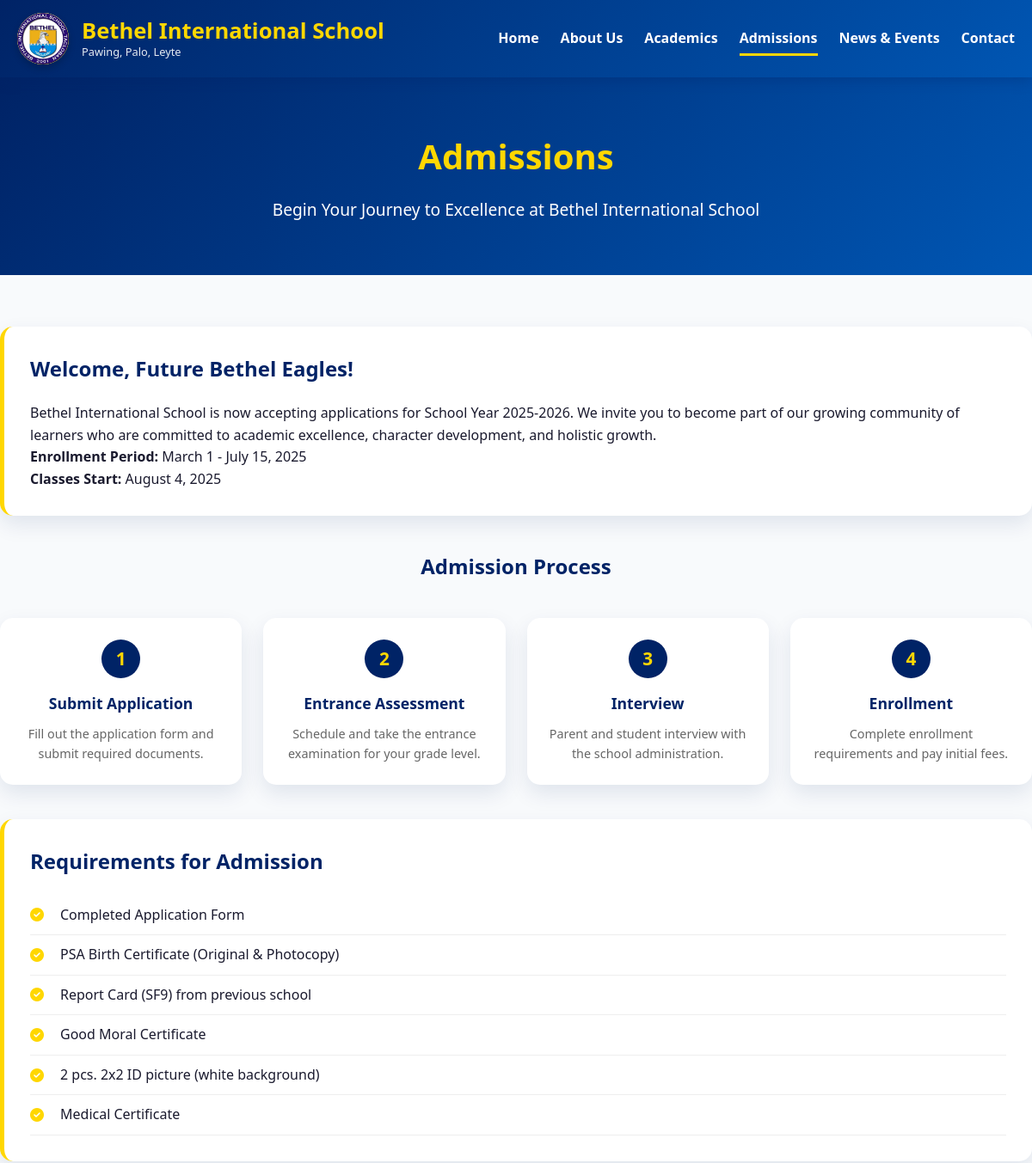
Page /admissions.php (upper part) on the earlier database version.
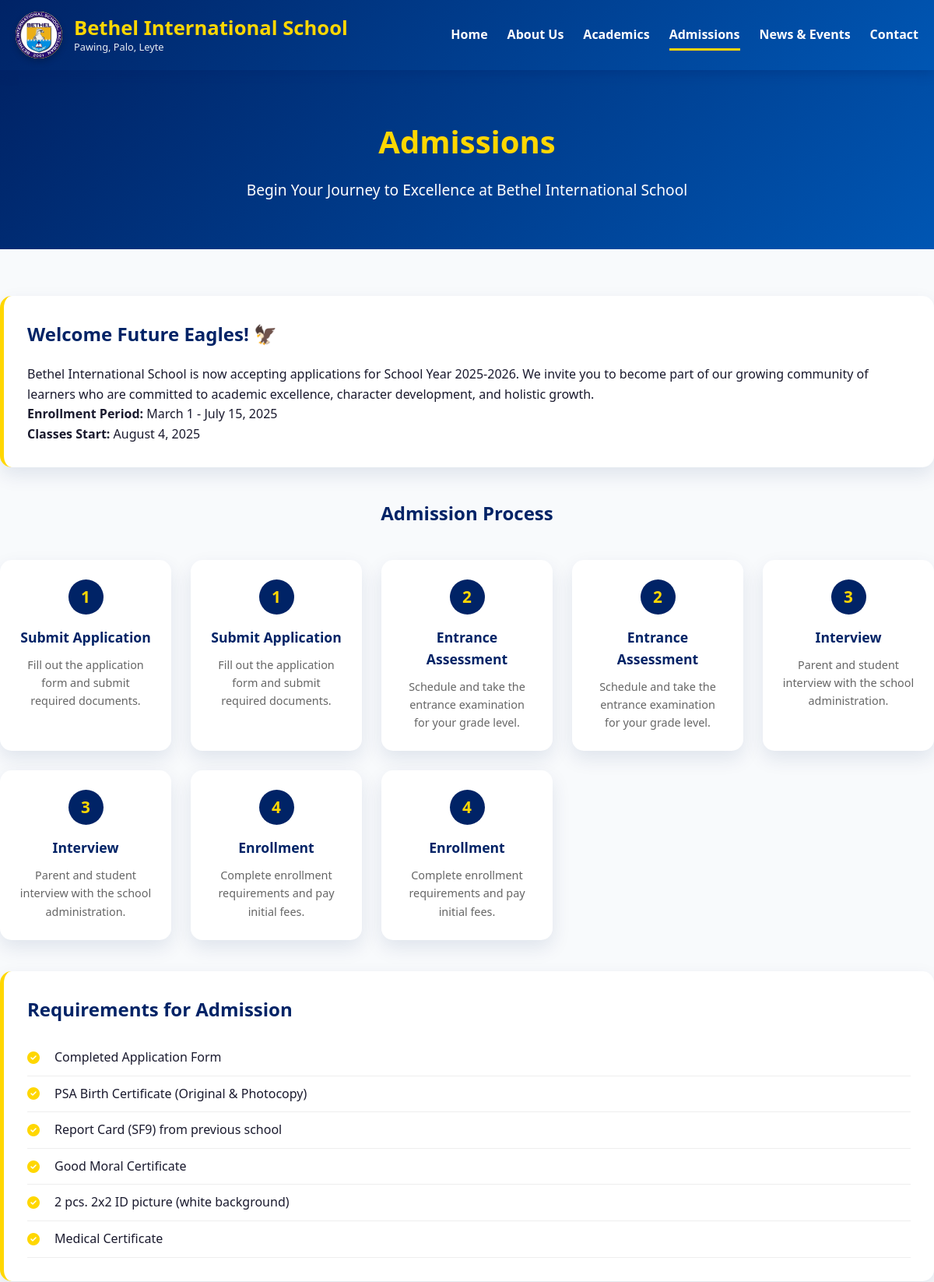
Same page on the later database version.
### tables this page shows
CREATE TABLE `admissions_content` (
  `id` int(11) NOT NULL,
  `section` varchar(50) NOT NULL,
  `title` varchar(200) DEFAULT NULL,
  `content` text DEFAULT NULL,
  `display_order` int(11) DEFAULT 0,
  `status` enum('active','inactive') DEFAULT 'active',
  `updated_at` timestamp NOT NULL DEFAULT current_timestamp() ON UPDATE current_timestamp()
);

CREATE TABLE `admission_steps` (
  `id` int(11) NOT NULL,
  `step_number` int(2) NOT NULL,
  `title` varchar(100) NOT NULL,
  `description` text DEFAULT NULL,
  `display_order` int(11) DEFAULT 0,
  `status` enum('active','inactive') DEFAULT 'active',
  `created_at` timestamp NOT NULL DEFAULT current_timestamp()
);

### admissions.php (the view, shortened to what this page needs)
<?php
require_once 'includes/db.php';
$welcome = $pdo->query("SELECT * FROM admissions_content WHERE section = 'welcome'")->fetch();
$enrollment = $pdo->query("SELECT * FROM admissions_content WHERE section = 'enrollment_period'")->fetch();
$classes = $pdo->query("SELECT * FROM admissions_content WHERE section = 'classes_start'")->fetch();
$requirements = $pdo->query("SELECT * FROM admissions_content WHERE section = 'requirements'")->fetch();
$steps = $pdo->query("SELECT * FROM admission_steps WHERE status='active' ORDER BY display_order ASC")->fetchAll();
include 'includes/header.php';
?>
<div class="container admissions-content" style="padding: 60px 0;">
    <div class="info-box">
        <h2><?php echo htmlspecialchars(isset($welcome['title']) ? $welcome['title'] : 'Welcome Future Eagles!'); ?></h2>
        <p><?php echo nl2br(htmlspecialchars(isset($welcome['content']) ? $welcome['content'] : 'Bethel International School is now accepting applications for School Year 2025-2026. We invite you to become part of our growing community of learners who are committed to academic excellence, character development, and holistic growth.')); ?></p>
        <p><strong>Enrollment Period:</strong> <?php echo nl2br(htmlspecialchars(isset($enrollment['content']) ? $enrollment['content'] : 'March 1 - July 15, 2025')); ?></p>
        <p><strong>Classes Start:</strong> <?php echo nl2br(htmlspecialchars(isset($classes['content']) ? $classes['content'] : 'August 4, 2025')); ?></p>
    </div>
    <h2 class="section-title" style="margin: 40px 0 30px; text-align: center; color: var(--primary-color);">Admission Process</h2>
    <div class="steps">
        <?php if(count($steps) > 0): ?>
            <?php foreach($steps as $step): ?>
            <div class="step">
                <div class="step-number"><?php echo $step['step_number']; ?></div>
                <h3><?php echo htmlspecialchars($step['title']); ?></h3>
                <p><?php echo nl2br(htmlspecialchars($step['description'])); ?></p>
            </div>
            <?php endforeach; ?>
        <?php endif; ?>
    </div>
    <div class="info-box">
        <h2><?php echo htmlspecialchars(isset($requirements['title']) ? $requirements['title'] : 'Requirements for Admission'); ?></h2>
        <ul class="requirements-list">
            <?php
            $req_content = isset($requirements['content']) ? $requirements['content'] : '';
            $req_lines = explode("\n", $req_content);
            if(count($req_lines) > 0 && trim($req_lines[0]) != ''):
                foreach($req_lines as $line):
                    if(trim($line)):
            ?>
                <li><i class="fas fa-check-circle"></i> <?php echo htmlspecialchars(trim($line)); ?></li>
            <?php
                    endif;
                endforeach;
            endif; ?>
        </ul>
    </div>
</div>
<?php include 'includes/footer.php'; ?>

Differences in the rows shown:
changed admissions_content: title "Welcome, Future Bethel Eagles!" → "Welcome Future Eagles! 🦅"
added admission_steps: step_number "1", title "Submit Application", description "Fill out the application form and submit required documents."
added admission_steps: step_number "2", title "Entrance Assessment", description "Schedule and take the entrance examination for your grade level."
added admission_steps: step_number "3", title "Interview", description "Parent and student interview with the school administration."
added admission_steps: step_number "4", title "Enrollment", description "Complete enrollment requirements and pay initial fees."
